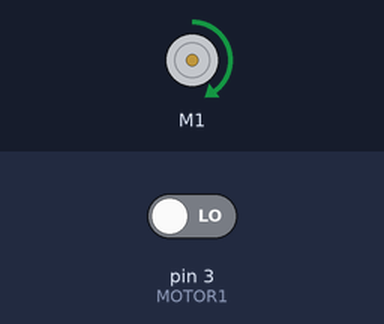
This sketch was run on a simulated Arduino Uno, built with avr-gcc and run on an emulated ATmega328P. Shown: DC motor (green arrow = forward, orange = backward, longer = faster). Inputs (shaded band) come from the test bench; at power-on: pin 3 (MOTOR1) LOW. What the sketch prints to the serial monitor is not drawn.

Above: at 0.1 s.
Timing chart, 0 to 1.6 s (numbered marks = the images above):
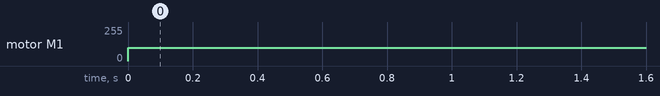

The sketch:

MegaPi_EncoderMotor_Test.ino
```cpp
#include "MeMegaPi.h"
#include <SoftwareSerial.h>
#include "TimerOne.h"

//Activate Motors
//#define DRIVE_MOTORS
//#define ARM_MOTOR

//Setup Debug Output
//#define DEBUG_DRIVE
#define DEBUG_ENCODER
//#define DEBUG_ARM
//#define DEBUG_DPAD

/*
int joystick_drive = 0;       //left joystick position in Y axis (FORWARD and BACKWARD)
int joystick_steer = 0;       //left joystick position in X axis (LEFT and RIGHT)
int last_drive_speed = 0;  //store last value for comparison - used to prevent huge jumps in motor current due to rapid joystick changes which can overload buck converter.
int ramp_step = 7;            //maximum ammount the motor speed can change (up or down) per loop iteration
int joystick_arm = 0;         //right joystick position in Y axis (UP and DOWN). TODO:Direction is inverted - pull back to lift UP
int arm_scoop = 200;             //arm position for scooping up objects
int arm_extend = 250;         //best position to extend arm enough for clean release of object
int arm_up = 300;            //highest mechanically safe position for the arm (may vary depending on current attachment)
int arm_trimmer_low_threshold = 65;
int arm_trimmer_high_threshold = 170;
float drive_speed = 0.0;     //base speed component in the FORWARD/BACKWARD direction - derived from "joystick_drive"
float turn_speed = 0.0;      //speed adjustment value for left and right wheels while turning
float arm_speed = 0.0;        //speed of arm motor
float motor_speed_left = 0.0;   //calculated speed for LEFT wheels of robot (composed of drive_speed and turn_speed)
float motor_speed_right = 0.0;  //calculated speed for RIGHT wheels of robot (composed of drive_speed and turn_speed)
float motor_speed_arm = 0.0;
int relay_1 = 10;             //pin connected to relay input 1 (IN1)
int relay_2 = 11;             //pin connected to relay input 2 (IN2)
int relay_3 = 12;             //pin connected to relay input 3 (IN3)
int relay_4 = 13;             //pin connected to relay input 4 (IN4)
int arm_pot = A0;             //sensor feedback for arm position
int commandState = 0;     //Track if a command is currently being executed
*/

//Encoders
const byte MOTOR1 = 3;  //assign hardware interrupt pins to each motor
const byte MOTOR2 = 19;
//IMPORTANT: Variables that need to be modified within an ISR MUST be declared as "volatile". See Arduino reference listed above.
volatile int encoder1 = 0; //variables to count encoder disc "ticks" each time the encoder circuitry sends an interrupt pulse.
volatile int encoder2 = 0;
uint8_t motorSpeed = 100;
long count = 0;
unsigned long time;
unsigned long last_time;

MeMegaPiDCMotor motor1(PORT1B);

/**************INTERRUPT SERVICE ROUTINES******************/
//Motor1 pulse count ISR
void ISR_encoder1() {
  encoder1++;
}

//Motor2 pulse count ISR
void ISR_encoder2() {
  encoder2++;
}

//TimerOne ISR
//void ISR_timerone() {
//  Timer1.detachInterrupt();   //Stop Timer1 to allow time for serial print out
//  #ifdef DEBUG_ENCODER
//  Serial.print("encoder1: ");
//  Serial.print(encoder1);
//  Serial.print("\t");
//  Serial.print("encoder2: ");
//  Serial.println(encoder2);
//  #endif
//  Timer1.attachInterrupt(ISR_timerone);
//}


void setup()
{
//    pinMode(MOTOR1, INPUT_PULLUP);
//    attachInterrupt(digitalPinToInterrupt(MOTOR1), blink, RISING);
    attachInterrupt(digitalPinToInterrupt(MOTOR1), ISR_encoder1, RISING);   //Attach interrupt service routines to hardware interrupt pins and set trigger mode.
    attachInterrupt(digitalPinToInterrupt(MOTOR2), ISR_encoder2, CHANGE);
//    Timer1.initialize(100000);   //Timer1 accepts parameter in microseconds. Set to one million for 1 second.
//    Timer1.attachInterrupt(ISR_timerone);   //Enable the timer
    Serial.begin(115200);
}

void loop()
{
    motor1.run(motorSpeed);   // value: between -255 and 255
//    delay(3000);
//    motor1.stop();
//    delay(5000);
    time = millis();
    if(time - last_time > 500)
    {
        blink();
        last_time = time;
   }
}

void blink()
{
  Serial.print("encoder1: ");
  Serial.print(encoder1);
  Serial.print("\t");
  Serial.print("encoder2: ");
  Serial.println(encoder2);
}
```

Measured:
- by itself, motor M1: stopped → forward 100/255 at 0.00 s
